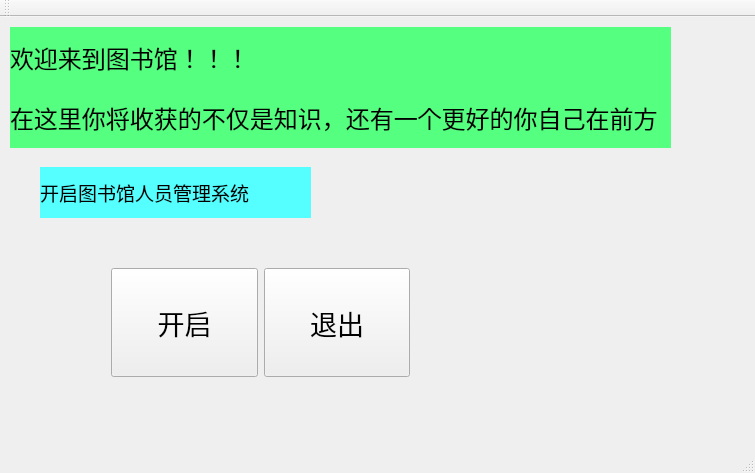
<?xml version="1.0" encoding="UTF-8"?>
<ui version="4.0">
 <class>MainWindow</class>
 <widget class="QMainWindow" name="MainWindow">
  <property name="geometry">
   <rect>
    <x>0</x>
    <y>0</y>
    <width>755</width>
    <height>473</height>
   </rect>
  </property>
  <property name="windowTitle">
   <string>MainWindow</string>
  </property>
  <widget class="QWidget" name="centralWidget">
   <widget class="QLabel" name="label_3">
    <property name="geometry">
     <rect>
      <x>40</x>
      <y>150</y>
      <width>271</width>
      <height>51</height>
     </rect>
    </property>
    <property name="font">
     <font>
      <family>楷体</family>
      <pointsize>14</pointsize>
     </font>
    </property>
    <property name="styleSheet">
     <string notr="true">background-color: rgb(85, 255, 255);</string>
    </property>
    <property name="text">
     <string>开启图书馆人员管理系统</string>
    </property>
   </widget>
   <widget class="QWidget" name="layoutWidget">
    <property name="geometry">
     <rect>
      <x>100</x>
      <y>240</y>
      <width>321</width>
      <height>131</height>
     </rect>
    </property>
    <layout class="QHBoxLayout" name="horizontalLayout">
     <item>
      <widget class="QPushButton" name="onbtn">
       <property name="sizePolicy">
        <sizepolicy hsizetype="Minimum" vsizetype="Minimum">
         <horstretch>0</horstretch>
         <verstretch>0</verstretch>
        </sizepolicy>
       </property>
       <property name="font">
        <font>
         <family>华文新魏</family>
         <pointsize>20</pointsize>
        </font>
       </property>
       <property name="text">
        <string>开启</string>
       </property>
      </widget>
     </item>
     <item>
      <widget class="QPushButton" name="offBtn">
       <property name="sizePolicy">
        <sizepolicy hsizetype="Minimum" vsizetype="Minimum">
         <horstretch>0</horstretch>
         <verstretch>0</verstretch>
        </sizepolicy>
       </property>
       <property name="font">
        <font>
         <family>华文新魏</family>
         <pointsize>20</pointsize>
        </font>
       </property>
       <property name="text">
        <string>退出</string>
       </property>
      </widget>
     </item>
    </layout>
   </widget>
   <widget class="QLabel" name="label">
    <property name="geometry">
     <rect>
      <x>10</x>
      <y>10</y>
      <width>661</width>
      <height>61</height>
     </rect>
    </property>
    <property name="font">
     <font>
      <family>隶书</family>
      <pointsize>18</pointsize>
     </font>
    </property>
    <property name="styleSheet">
     <string notr="true">background-color: rgb(85, 255, 127);</string>
    </property>
    <property name="text">
     <string>欢迎来到图书馆！！！</string>
    </property>
   </widget>
   <widget class="QLabel" name="label_4">
    <property name="geometry">
     <rect>
      <x>10</x>
      <y>70</y>
      <width>661</width>
      <height>61</height>
     </rect>
    </property>
    <property name="font">
     <font>
      <family>隶书</family>
      <pointsize>18</pointsize>
     </font>
    </property>
    <property name="styleSheet">
     <string notr="true">background-color: rgb(85, 255, 127);</string>
    </property>
    <property name="text">
     <string>在这里你将收获的不仅是知识，还有一个更好的你自己在前方</string>
    </property>
   </widget>
  </widget>
  <widget class="QMenuBar" name="menuBar">
   <property name="geometry">
    <rect>
     <x>0</x>
     <y>0</y>
     <width>755</width>
     <height>23</height>
    </rect>
   </property>
  </widget>
  <widget class="QToolBar" name="mainToolBar">
   <attribute name="toolBarArea">
    <enum>TopToolBarArea</enum>
   </attribute>
   <attribute name="toolBarBreak">
    <bool>false</bool>
   </attribute>
  </widget>
  <widget class="QStatusBar" name="statusBar"/>
 </widget>
 <layoutdefault spacing="6" margin="11"/>
 <resources/>
 <connections/>
</ui>
